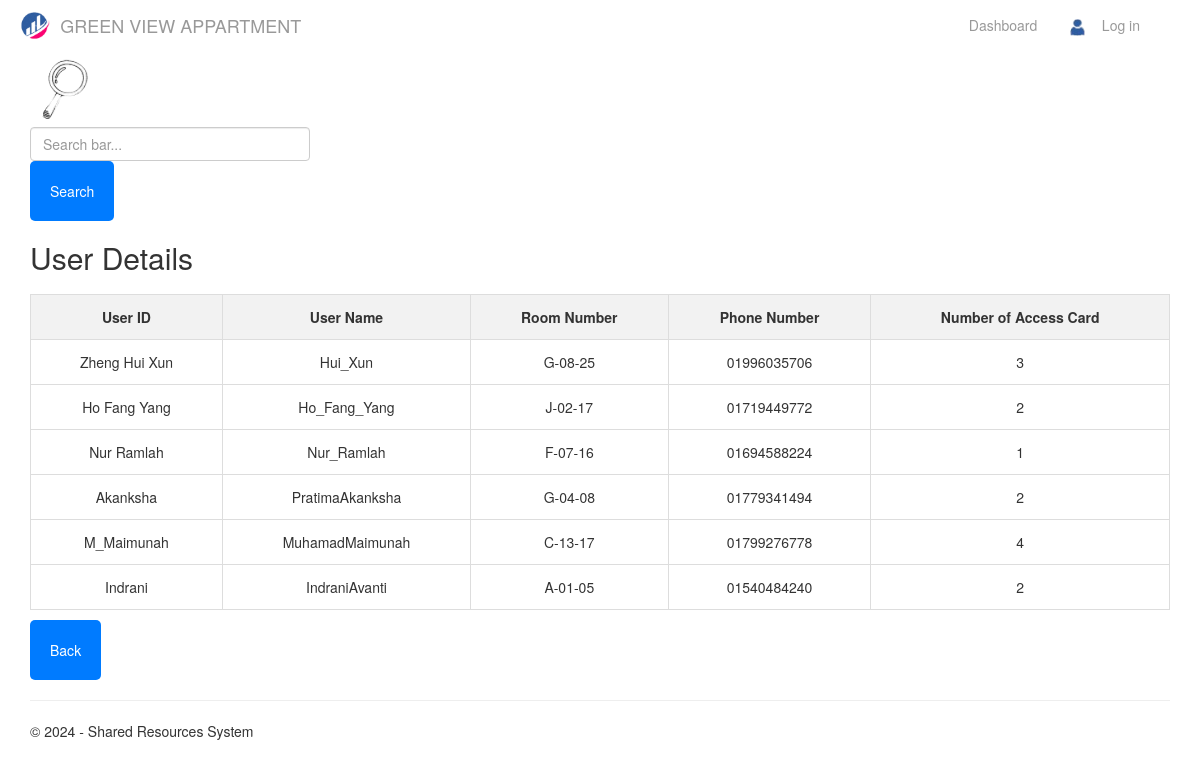
Screenshot of /admin_user_details with the database file from the repository.
### app/models.py (models this page shows, shortened)
class Users(models.Model):
    user = models.OneToOneField(User, on_delete=models.CASCADE, default=1)
    user_name = models.CharField(max_length=255, unique=True)
    room_number = models.CharField(max_length=255)
    phone_number = models.CharField(max_length=11)
    number_access_card = models.PositiveIntegerField()

### app/views.py (the view)
# urls.py: re_path(r'^admin_user_details$', views.admin_user_details, name='admin_user_details'),
def admin_user_details(request):
    users = Users.objects.all().order_by('-user_id')
    assert isinstance(request, HttpRequest)
    return render(
        request,
        'app/admin_user_details.html',
        {
            'title':'Admin User Details',
            'year':datetime.now().year,
            'users':users,
        }
    )

### app/templates/app/admin_user_details.html (shortened to what this page needs)
{% extends "app/admin_layout.html" %}
{% block content %}
{% load static %}
<div class="container row">
    <div class="admin_user_details">
        <form class="d-flex" role="search" method="POST" action="{% url 'search-post' %}">
            <div>
                <img src='{%static "app/image/search.png" %}' alt="search bar">
                <input class="form-control me-2" type="search" placeholder="Search bar..." name="search_query" required
                    aria-label="Search">
            </div>
            <button class="btn btn-outline-success" type="submit">Search</button>
        </form>
        <h2>User Details</h2>
        <table border="1">
            <thead>
                <tr>
                    <th>User ID</th>
                    <th>User Name</th>
                    <th>Room Number</th>
                    <th>Phone Number</th>
                    <th>Number of Access Card</th>
                </tr>
            </thead>
            <tbody>
                {% for user in users %}
                <tr>
                    <td>{{ user.user }}</td>
                    <td>{{ user.user_name }}</td>
                    <td>{{ user.room_number }}</td>
                    <td>{{ user.phone_number }}</td>
                    <td>{{ user.number_access_card }}</td>
                </tr>
                {% endfor %}
            </tbody>
        </table>
    </div>
    <div class="input-group">
        <a href="{% url 'menu' %}"><button class="btn direct_back">Back</button></a>
    </div>
</div>
{% endblock %}

### app/templates/app/admin_layout.html (shortened to what this page needs)
<!DOCTYPE html>
<html>
<head>
    {% load static %}
    <link rel="stylesheet" type="text/css" href="{% static 'app/content/bootstrap.min.css' %}" />
    <link rel="stylesheet" type="text/css" href="{% static 'app/content/site.css' %}" />
    <link rel="stylesheet" type="text/css" href="{% static 'app/content/css.css' %}" />
</head>
<body>
    <div class="navbar navbar-inverse navbar-fixed-top">
        <div class="container">
            <div class="navbar-header">
                <div class="navbar-logo">
                    <img src='{%static "app/image/logo.png" %}' alt="logo" class="logo">
                </div>
                <a href="{% url 'home' %}" class="navbar-brand">GREEN VIEW APPARTMENT</a>
            </div>
            <div class="navbar-collapse collapse">
                {% include 'app/loginpartial.html' %}
                <ul class="nav navbar-nav navbar-right">
                    <li><a href="{% url 'menu' %}">Dashboard</a></li>
                    <li><a href="{% url 'admin_details' %}"><img src='{%static "app/image/user_icon.png" %}' alt="user_icon" class="user_icon" height=25px></a></li>
                </ul>
            </div>
        </div>
    </div>
    <div class="container body-content">
        {% block content %}{% endblock %}
        <hr />
        <footer>
            <p>&copy; {{ year }} - Shared Resources System</p>
        </footer>
    </div>
</body>
</html>

### app/templates/app/loginpartial.html (shortened to what this page needs)
{% if user.is_authenticated %}
{% load static %}
{% else %}
<ul class="nav navbar-nav navbar-right">
    <li><a href="{% url 'login' %}">Log in</a></li>
</ul>
{% endif %}

### app/static/app/content/site.css (style rules this page uses)
body { padding-top: 50px; padding-bottom: 20px; }
.body-content { padding-left: 15px; padding-right: 15px; }
input, select, textarea { max-width: 280px; }

### app/static/app/content/css.css (style rules this page uses)
.navbar-inverse { background-color: #ffffff; border-color: #ffffff }
.navbar-logo { float: left; }
.logo { position: relative; height: 30px; top: 10px; right: 10px; }
a { text-decoration: none; }
table { width: 100%; border-collapse: collapse; margin-top: 20px; }
th, td { border: 1px solid #ddd; padding: 12px; text-align: center; }
th { background-color: #f2f2f2; }
input, textarea { width: 200px; padding: 10px; border: 1px solid #ccc; border-radius: 5px; }
.input-group { margin-top: 10px; }
.btn { display: inline-block; padding: 20px; background-color: #007bff; color: #fff; text-decoration: none; border: none; border-radius: 5px; cursor: pointer; transition: background-color 0.3s ease; }

### rows the page displays
Users: user "Zheng Hui Xun", user_name "Hui_Xun", room_number "G-08-25", phone_number "01996035706", number_access_card "3"
Users: user "Ho Fang Yang", user_name "Ho_Fang_Yang", room_number "J-02-17", phone_number "01719449772", number_access_card "2"
Users: user "Nur Ramlah", user_name "Nur_Ramlah", room_number "F-07-16", phone_number "01694588224", number_access_card "1"
Users: user "Akanksha", user_name "PratimaAkanksha", room_number "G-04-08", phone_number "01779341494", number_access_card "2"
Users: user "M_Maimunah", user_name "MuhamadMaimunah", room_number "C-13-17", phone_number "01799276778", number_access_card "4"
Users: user "Indrani", user_name "IndraniAvanti", room_number "A-01-05", phone_number "01540484240", number_access_card "2"
